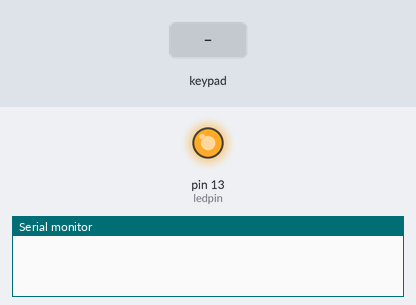
Bench run of a sketch on a simulated Arduino Uno, built with avr-gcc and run on an emulated ATmega328P. Parts: output pins drawn as LEDs (lit = HIGH), the last lines printed to the serial monitor. Inputs (shaded band) come from the test bench.

Above: at 1.2 s.
1.3 s: keypad keys 0 1 3 4 * pressed 0.4 s apart
At 3.8 s:
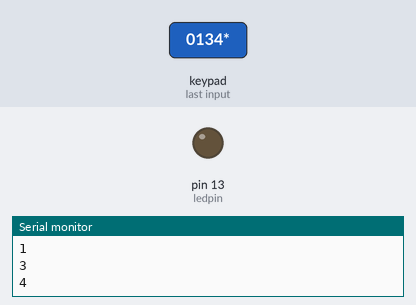
4.8 s: key '#' pressed
At 5.1 s:
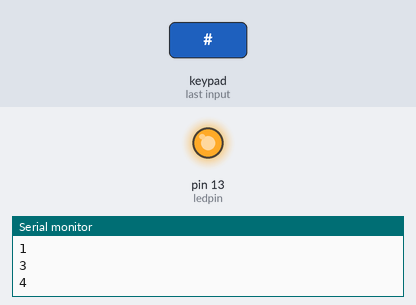
6.3 s: key '*' pressed
At 7.6 s:
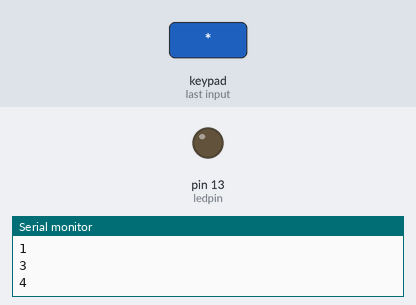
Timing chart, 0 to 9.3 s (numbered marks = the images above; inputs shaded):
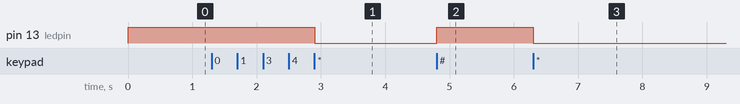

The sketch:

keypad.ino
```cpp
/*  Keypadtest.pde
 *
 *  Demonstrate the simplest use of the  keypad library.
 *
 *  The first step is to connect your keypad to the
 *  Arduino  using the pin numbers listed below in
 *  rowPins[] and colPins[]. If you want to use different
 *  pins then  you  can  change  the  numbers below to
 *  match your setup.
 *
 */
#include <Keypad.h>

const byte ROWS = 4; // Four rows
const byte COLS = 3; // Three columns
// Define the Keymap
char keys[ROWS][COLS] = {
  {'1','2','3'},
  {'4','5','6'},
  {'7','8','9'},
  {'#','0','*'}
};
// Connect keypad ROW0, ROW1, ROW2 and ROW3 to these Arduino pins.
byte rowPins[ROWS] = { 0, 1, 3, 4 };
// Connect keypad COL0, COL1 and COL2 to these Arduino pins.
byte colPins[COLS] = { 5, 6, 7};

// Create the Keypad
Keypad kpd = Keypad( makeKeymap(keys), rowPins, colPins, ROWS, COLS );

#define ledpin 13

void setup()
{
  pinMode(ledpin,OUTPUT);
  digitalWrite(ledpin, HIGH);
  Serial.begin(9600);
}

void loop()
{
  char key = kpd.getKey();
  if(key)  // Check for a valid key.
  {
    switch (key)
    {
      case '*':
        digitalWrite(ledpin, LOW);
        break;
      case '#':
        digitalWrite(ledpin, HIGH);
        break;
      default:
        Serial.println(key);
    }
  }
}
```

Measured:
- after the input at 1.3 s, pin 13 (ledpin): HIGH → LOW after 1.6 s
- after the input at 4.8 s, pin 13 (ledpin): LOW → HIGH at once
- after the input at 6.3 s, pin 13 (ledpin): HIGH → LOW at once
